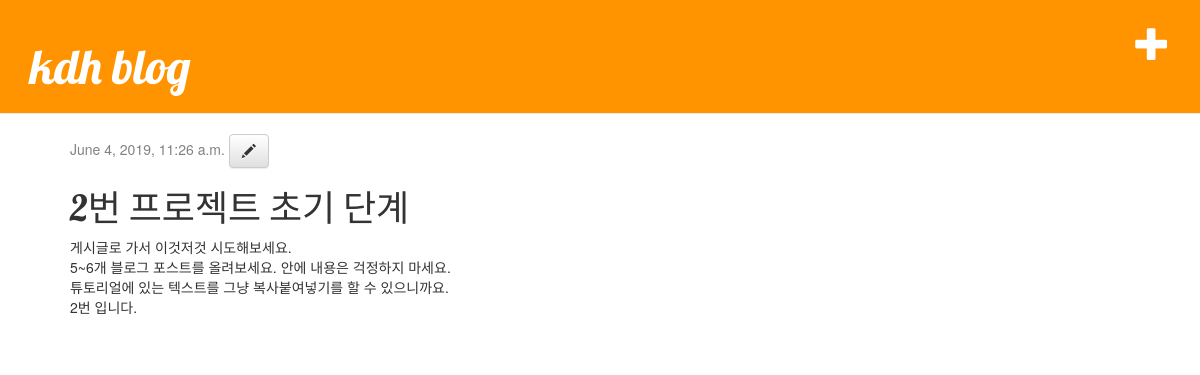
The app's page /blog/post/2/ with its own data.
### blog/models.py (models this page shows, shortened)
class Post(models.Model): # 모델을 정의하는 코드 모델 = 객체
    author = models.ForeignKey('auth.User', on_delete=models.CASCADE)
    title = models.CharField(max_length=200)
    text = models.TextField()
    created_date = models.DateTimeField(
            default=timezone.now)
    published_date = models.DateTimeField(
            blank=True, null=True)

### blog/views.py (the view)
# urls.py: path('post/<int:pk>/', views.post_detail, name='post_detail'),
def post_detail(request, pk):
    post = get_object_or_404(Post, pk=pk)
    return render(request, 'blog/post_detail.html', {'post': post})

### blog/templates/blog/post_detail.html
{% extends 'blog/base.html' %}
{% block content %}
    <div class="post">
        {% if post.published_date %}
            <div class="date">
                {{ post.published_date }}
                <a class="btn btn-default" href="{% url 'post_edit' pk=post.pk %}"> <span class="glyphicon glyphicon-pencil"></span></a>
            </div>
        {% endif %}
        <h1>{{ post.title }}</h1>
        <p>{{ post.text|linebreaksbr }}</p>
    </div>
{% endblock %}

### blog/static/css/blog.css (style rules this page uses)
h1, h2, h3, h4 { font-family: 'Lobster', cursive; }
.date { color: #828282; }
.post { margin-bottom: 30px; padding-left: 15px; }

### records on screen
Post: published_date "June 4, 2019, 11:26 a.m.", title "2번 프로젝트 초기 단계", text "게시글로 가서 이것저것 시도해보세요. 5~6개 블로그 포스트를 올려보세요. 안에 내용은 걱정하지 마세요. 튜토리얼에 있는 텍스트를 그냥 복사붙여넣기를 할 수 있으니까요. 2번 입니다."
